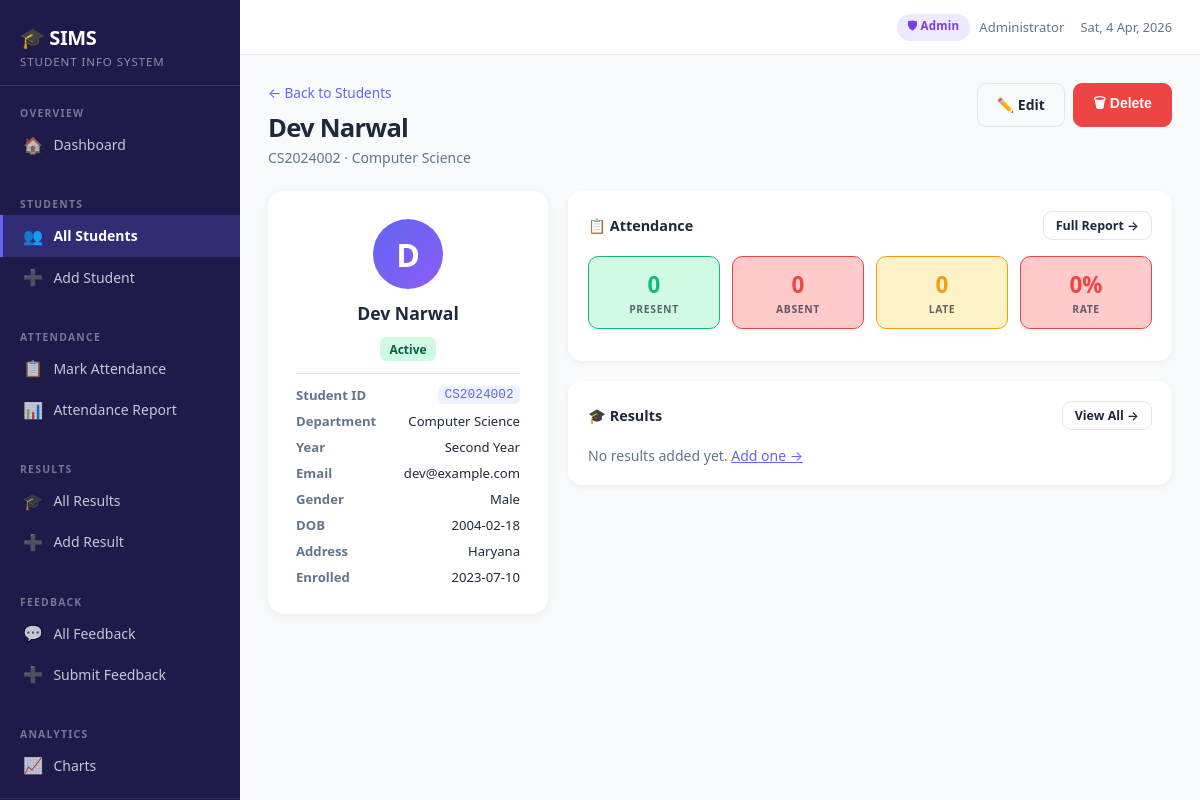
The app's page /students/2 (signed in) with its own data.
### tables this page shows
CREATE TABLE students (
                id          INTEGER PRIMARY KEY AUTOINCREMENT,
                student_id  TEXT UNIQUE NOT NULL,
                name        TEXT NOT NULL,
                email       TEXT,
                dob         TEXT,
                gender      TEXT,
                department  TEXT NOT NULL,
                year        TEXT NOT NULL,
                status      TEXT DEFAULT 'Active',
                address     TEXT,
                enroll_date TEXT,
                created_at  TIMESTAMP DEFAULT CURRENT_TIMESTAMP
            );

### app.py (the view)
@app.route('/students/<int:sid>')
@admin_required
def student_detail(sid):
    with get_db() as conn:
        student    = conn.execute('SELECT * FROM students WHERE id=?', (sid,)).fetchone()
        att_total  = conn.execute('SELECT COUNT(*) FROM attendance WHERE student_id=?', (sid,)).fetchone()[0]
        att_present= conn.execute("SELECT COUNT(*) FROM attendance WHERE student_id=? AND status='Present'", (sid,)).fetchone()[0]
        att_late   = conn.execute("SELECT COUNT(*) FROM attendance WHERE student_id=? AND status='Late'", (sid,)).fetchone()[0]
        att_pct    = round((att_present / att_total * 100), 1) if att_total else 0
        recent_att = conn.execute('SELECT * FROM attendance WHERE student_id=? ORDER BY date DESC LIMIT 10', (sid,)).fetchall()
        results    = conn.execute('SELECT * FROM results WHERE student_id=? ORDER BY semester,subject', (sid,)).fetchall()
    if not student:
        flash('Student not found.', 'error')
        return redirect(url_for('view_students'))
    return render_template('student_detail.html', student=student,
        att_total=att_total, att_present=att_present, att_late=att_late,
        att_pct=att_pct, recent_att=recent_att, results=results)

### app.py (called while the page is built)
def get_db():
    conn = sqlite3.connect(DB)
    conn.row_factory = sqlite3.Row
    return conn

def admin_required(f):
    @wraps(f)
    def decorated(*args, **kwargs):
        if 'user_id' not in session:
            flash('Please log in to access this page.', 'error')
            return redirect(url_for('login', next=request.path))
        if session.get('role') != 'admin':
            flash('Access denied — admin only.', 'error')
            return redirect(url_for('student_dashboard'))
        return f(*args, **kwargs)
    return decorated

### templates/student_detail.html (shortened to what this page needs)
{% extends "base.html" %}
{% block content %}
<div class="page-header">
  <div>
    <a href="{{ url_for('view_students') }}" class="back-link">← Back to Students</a>
    <h1 class="page-title">{{ student.name }}</h1>
    <p class="page-sub">{{ student.student_id }} · {{ student.department }}</p>
  </div>
  <div style="display:flex;gap:.5rem">
    <a href="{{ url_for('edit_student', sid=student.id) }}" class="btn btn-outline">✏️ Edit</a>
    <form method="post" action="{{ url_for('delete_student', sid=student.id) }}" onsubmit="return confirm('Delete this student?')">
      <button type="submit" class="btn btn-danger">🗑 Delete</button>
    </form>
  </div>
</div>
<div class="detail-grid">
  <div class="profile-card">
    <div class="avatar">{{ student.name[0] }}</div>
    <h2 class="profile-name">{{ student.name }}</h2>
    <span class="status-chip s-{{ student.status|lower|replace(' ','-') }}">{{ student.status }}</span>
    <div class="profile-fields">
      <div class="pf-row"><span class="pf-label">Student ID</span><span class="pf-val mono">{{ student.student_id }}</span></div>
      <div class="pf-row"><span class="pf-label">Department</span><span class="pf-val">{{ student.department }}</span></div>
      <div class="pf-row"><span class="pf-label">Year</span><span class="pf-val">{{ student.year }}</span></div>
      <div class="pf-row"><span class="pf-label">Email</span><span class="pf-val">{{ student.email or '—' }}</span></div>
      <div class="pf-row"><span class="pf-label">Gender</span><span class="pf-val">{{ student.gender or '—' }}</span></div>
      <div class="pf-row"><span class="pf-label">DOB</span><span class="pf-val">{{ student.dob or '—' }}</span></div>
      <div class="pf-row"><span class="pf-label">Address</span><span class="pf-val">{{ student.address or '—' }}</span></div>
      <div class="pf-row"><span class="pf-label">Enrolled</span><span class="pf-val">{{ student.enroll_date or '—' }}</span></div>
    </div>
  </div>
  <div class="detail-right">
    <div class="detail-section">
      <div class="ds-header">
        <h3 class="ds-title">📋 Attendance</h3>
        <a href="{{ url_for('student_attendance', sid=student.id) }}" class="btn btn-outline" style="font-size:.78rem;padding:.3rem .75rem">Full Report →</a>
      </div>
      <div class="att-mini-grid">
        <div class="att-mini" style="--c:#10b981;--cb:#d1fae5"><span class="am-val">{{ att_present }}</span><span class="am-lbl">Present</span></div>
        <div class="att-mini" style="--c:#ef4444;--cb:#fecaca"><span class="am-val">{{ att_total - att_present - att_late }}</span><span class="am-lbl">Absent</span></div>
        <div class="att-mini" style="--c:#f59e0b;--cb:#fef3c7"><span class="am-val">{{ att_late }}</span><span class="am-lbl">Late</span></div>
        <div class="att-mini" style="--c:{% if att_pct>=75 %}#10b981{% elif att_pct>=60 %}#f59e0b{% else %}#ef4444{% endif %};--cb:{% if att_pct>=75 %}#d1fae5{% elif att_pct>=60 %}#fef3c7{% else %}#fecaca{% endif %}">
          <span class="am-val">{{ att_pct }}%</span><span class="am-lbl">Rate</span>
        </div>
      </div>
    </div>
    <div class="detail-section">
      <div class="ds-header">
        <h3 class="ds-title">🎓 Results</h3>
        <a href="{{ url_for('student_results', sid=student.id) }}" class="btn btn-outline" style="font-size:.78rem;padding:.3rem .75rem">View All →</a>
      </div>
      {% if results %}
      <table class="mini-table">
        <thead><tr><th>Subject</th><th>Semester</th><th>Marks</th><th>Grade</th></tr></thead>
        <tbody>
          {% for r in results[:6] %}
          {% set pct = (r.marks_obtained/r.max_marks*100)|round(1) %}
          <tr>
            <td style="font-weight:600">{{ r.subject }}</td>
            <td class="text-muted">{{ r.semester }}</td>
            <td>{{ r.marks_obtained|int }}/{{ r.max_marks|int }}</td>
            <td><span class="grade-chip grade-{{ r.grade }}">{{ r.grade }}</span></td>
          </tr>
          {% endfor %}
        </tbody>
      </table>
      {% else %}
      <p class="no-data">No results added yet. <a href="{{ url_for('add_result') }}?student_id={{ student.id }}">Add one →</a></p>
      {% endif %}
    </div>
  </div>
</div>
{% endblock %}

### static/style.css (style rules this page uses)
:root { --primary: #6366f1; --primary-light: #eef2ff; --primary-dark: #4f46e5; --bg: #f8fafc; --surface: #ffffff; --border: #e2e8f0; --text: #1e293b; --text-muted: #64748b; --hover: #f1f5f9; --sidebar-w: 240px; --success: #10b981; --danger: #ef4444; --warn: #f59e0b; }
*, *::before, *::after { box-sizing: border-box; margin: 0; padding: 0; }
body { font-family: 'Segoe UI', system-ui, -apple-system, sans-serif; background: var(--bg); color: var(--text); display: flex; min-height: 100vh; }
a { color: inherit; }
.page-header { display: flex; justify-content: space-between; align-items: flex-start; margin-bottom: 1.5rem; }
.page-title { font-size: 1.6rem; font-weight: 800; letter-spacing: -.03em; }
.page-sub { color: var(--text-muted); font-size: .875rem; margin-top: .2rem; }
.back-link { font-size: .85rem; color: var(--primary); text-decoration: none; display: block; margin-bottom: .5rem; }
.btn { padding: .55rem 1.2rem; border-radius: 9px; font-size: .875rem; font-weight: 600; cursor: pointer; text-decoration: none; border: 1.5px solid transparent; transition: all .15s; display: inline-flex; align-items: center; gap: .4rem; }
.btn-outline { background: transparent; color: var(--text); border-color: var(--border); }
.btn-danger { background: var(--danger); color: white; border-color: var(--danger); }
.status-chip { padding: .2rem .6rem; border-radius: 6px; font-size: .75rem; font-weight: 700; }
.s-active { background: #d1fae5; color: #065f46; }
.detail-grid { display: grid; grid-template-columns: 280px 1fr; gap: 1.25rem; }
.profile-card { background: var(--surface); border-radius: 16px; padding: 1.75rem; box-shadow: 0 2px 8px rgba(0,0,0,.06); text-align: center; display: flex; flex-direction: column; align-items: center; gap: .75rem; align-self: start; }
.avatar { width: 70px; height: 70px; border-radius: 50%; background: linear-gradient(135deg,#6366f1,#8b5cf6); color: white; font-size: 2rem; font-weight: 800; display: flex; align-items: center; justify-content: center; }
.profile-name { font-size: 1.1rem; font-weight: 800; }
.profile-fields { width: 100%; border-top: 1px solid var(--border); padding-top: .75rem; display: flex; flex-direction: column; gap: .5rem; }
.pf-row { display: flex; justify-content: space-between; font-size: .82rem; }
.pf-label { color: var(--text-muted); font-weight: 600; }
.pf-val { font-weight: 500; text-align: right; max-width: 150px; word-break: break-word; }
.mono { font-family: monospace; font-size: .8rem; background: var(--primary-light); color: var(--primary); padding: .1rem .4rem; border-radius: 5px; }
.detail-right { display: flex; flex-direction: column; gap: 1.25rem; }
.detail-section { background: var(--surface); border-radius: 14px; padding: 1.25rem; box-shadow: 0 2px 6px rgba(0,0,0,.05); }
.ds-header { display: flex; justify-content: space-between; align-items: center; margin-bottom: 1rem; }
.ds-title { font-size: .9rem; font-weight: 700; margin: 0; }
.att-mini-grid { display: grid; grid-template-columns: repeat(4,1fr); gap: .75rem; margin-bottom: .75rem; }
.att-mini { background: var(--cb); border: 1.5px solid var(--c); border-radius: 10px; padding: .75rem; text-align: center; display: flex; flex-direction: column; gap: .15rem; }
.am-val { font-size: 1.4rem; font-weight: 800; color: var(--c); }
.am-lbl { font-size: .65rem; font-weight: 700; text-transform: uppercase; letter-spacing: .06em; opacity: .7; }
.no-data { color: var(--text-muted); font-size: .875rem; }
.no-data a { color: var(--primary); }

### records on screen
students: name "Dev Narwal", student_id "CS2024002", department "Computer Science", name "D", status "Active", year "Second Year", email "dev@example.com", gender "Male", dob "2004-02-18", address "Haryana", enroll_date "2023-07-10"

### other values on screen
{{ session.get('display_name', '') }} "Administrator"
{{ att_present }} "0"
{{ att_total - att_present - att_late }} "0"
{{ att_late }} "0"
{{ att_pct }} "0"
